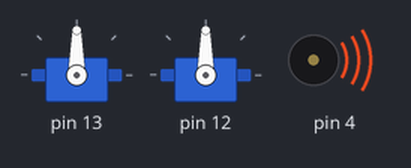
A sketch run on a simulated Arduino Uno, built with avr-gcc and run on an emulated ATmega328P. On the bench: 2 × servo, buzzer (waves = sounding).

Above: at 0.1 s.
At 0.8 s:
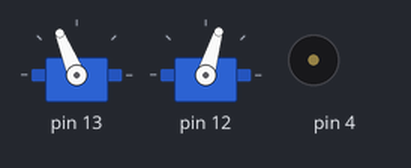
At 1.8 s:
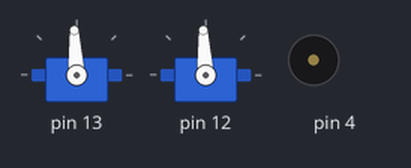
Timing chart, 0 to 3.3 s (numbered marks = the images above):
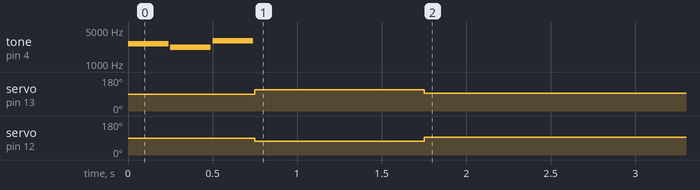

The sketch:

BoeBotTest.ino
```cpp
/*
  BoeBotTest.h
  Created by Ajay Jain, April 12, 2014
*/

#include <Servo.h>
#include <BoeBot.h>

BoeBot bot;
Servo servoLeft;                             // Declare left and right servos
Servo servoRight;

void setup()
{
  bot.start_tone(4);
  /*servoLeft.attach(13);
  servoRight.attach(12);
  servoLeft.writeMicroseconds(1700);
  servoRight.writeMicroseconds(1300);
  delay(2000);
  servoLeft.writeMicroseconds(1500);
  servoRight.writeMicroseconds(1500);
  servoLeft.detach();
  servoRight.detach();*/

//  delay(1000);
//  bot.start_tone(4);
  bot.set_speed(200);
  delay(1000);
  bot.set_speed(0);
  delay(3000);
//  bot.shutdown();
}

void loop()
{
  //bot.set_speed(-100);
  //delay(1000);
}
```
